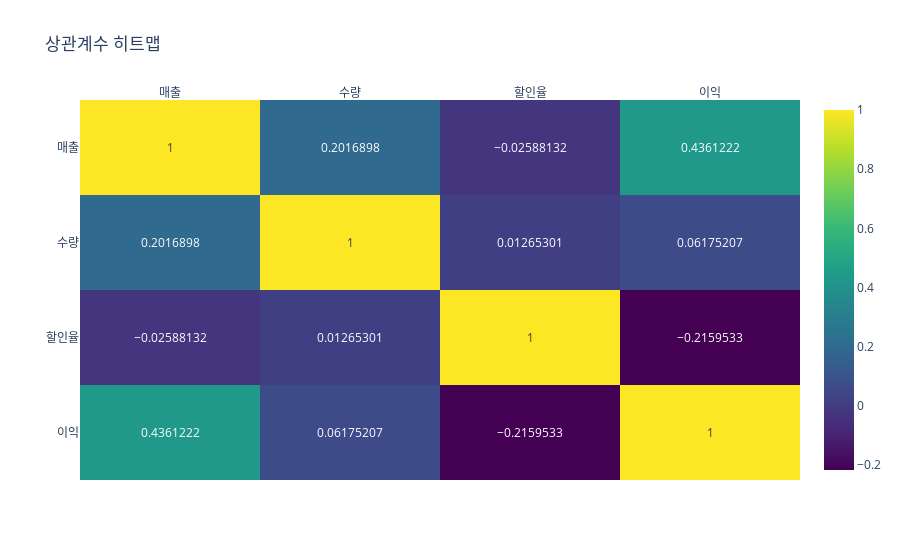

Notebook code for this chart:
### Code cell
# 데이터셋 상관계수 행렬 시각화
fig_heatmap = px.imshow(corr_matrix,
                        text_auto=True,
                        aspect='auto',
                        title='상관계수 히트맵',
                        color_continuous_scale='Viridis',
                        zmin=1, zmax=1)
fig_heatmap.update_xaxes(side='top')
fig_heatmap.show()

### Figure 1 — Plotly figure (JSON) as saved in the notebook; plotly's stock layout.template omitted (floating-point values rounded to 4 significant figures)
{"data": [{"coloraxis": "coloraxis", "hovertemplate": "x: %{x}<br>y: %{y}<br>color: %{z}<extra></extra>", "name": "0", "texttemplate": "%{z}", "type": "heatmap", "x": ["매출", "수량", "할인율", "이익"], "xaxis": "x", "y": ["매출", "수량", "할인율", "이익"], "yaxis": "y", "z": [[1.0, 0.2017, -0.02588, 0.4361], [0.2017, 1.0, 0.01265, 0.06175], [-0.02588, 0.01265, 1.0, -0.216], [0.4361, 0.06175, -0.216, 1.0]]}], "layout": {"coloraxis": {"cmax": 1, "cmin": 1, "colorscale": [[0, "#440154"], [0.1111, "#482878"], [0.2222, "#3e4989"], [0.3333, "#31688e"], [0.4444, "#26828e"], [0.5556, "#1f9e89"], [0.6667, "#35b779"], [0.7778, "#6ece58"], [0.8889, "#b5de2b"], [1, "#fde725"]]}, "title": {"text": "상관계수 히트맵"}, "xaxis": {"anchor": "y", "domain": [0, 1], "side": "top"}, "yaxis": {"anchor": "x", "autorange": "reversed", "domain": [0, 1]}}}
